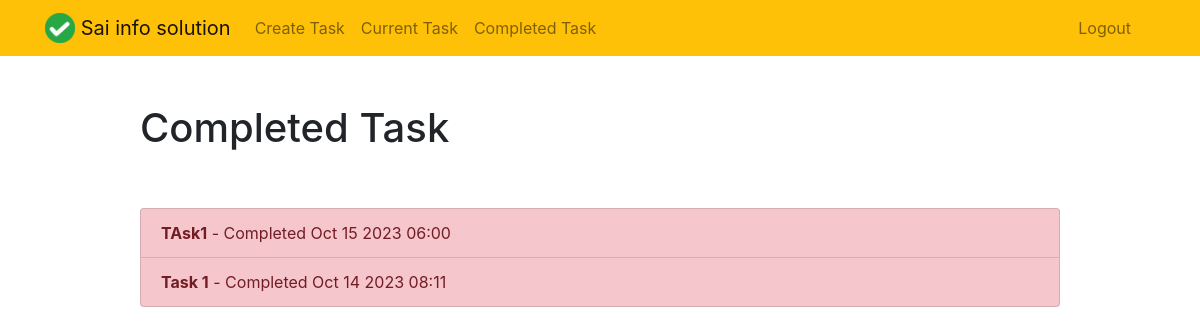
The app's page /completed/ (signed in) with its own data.
### todo/models.py (models this page shows, shortened)
class Todo(models.Model):
    title = models.CharField(max_length=100)
    memo = models.TextField(blank=True)
    created = models.DateTimeField(auto_now_add=True)
    datecompleted = models.DateTimeField(null=True, blank=True)
    important = models.BooleanField(default=False)
    user = models.ForeignKey(User, on_delete=models.CASCADE)

### todo/views.py (the view)
# urls.py: path('completed/', views.completedtodos, name='completedtodos'),
@login_required
def completedtodos(request):
    todos = Todo.objects.filter(user=request.user, datecompleted__isnull=False).order_by('-datecompleted')
    return render(request, 'todo/completedtodos.html', {'todos':todos})

### todo/templates/todo/completedtodos.html
{% extends "todo/base.html" %}
{% block content %}
    <div class="row justify-content-center mt-5">
        <div class="col-md-10">
            <h1>Completed Task</h1>
        </div>
    </div>
    <div class="row justify-content-center mt-5">
        <div class="col-md-10">
            <div class="list-group">
                {% for todo in todos %}
                    <a href="{% url 'viewtodo' todo.id %}" class="list-group-item list-group-item-action{% if todo.important %} list-group-item-danger{% endif %}"><b>{{ todo.title }}</b> - Completed {{ todo.datecompleted|date:'M j Y H:i' }}</a>
                {% endfor %}
            </div>
        </div>
    </div>
{% endblock %}

### records on screen
Todo: title "TAsk1", datecompleted "Oct 15 2023 06:00"
Todo: title "Task 1", datecompleted "Oct 14 2023 08:11"
